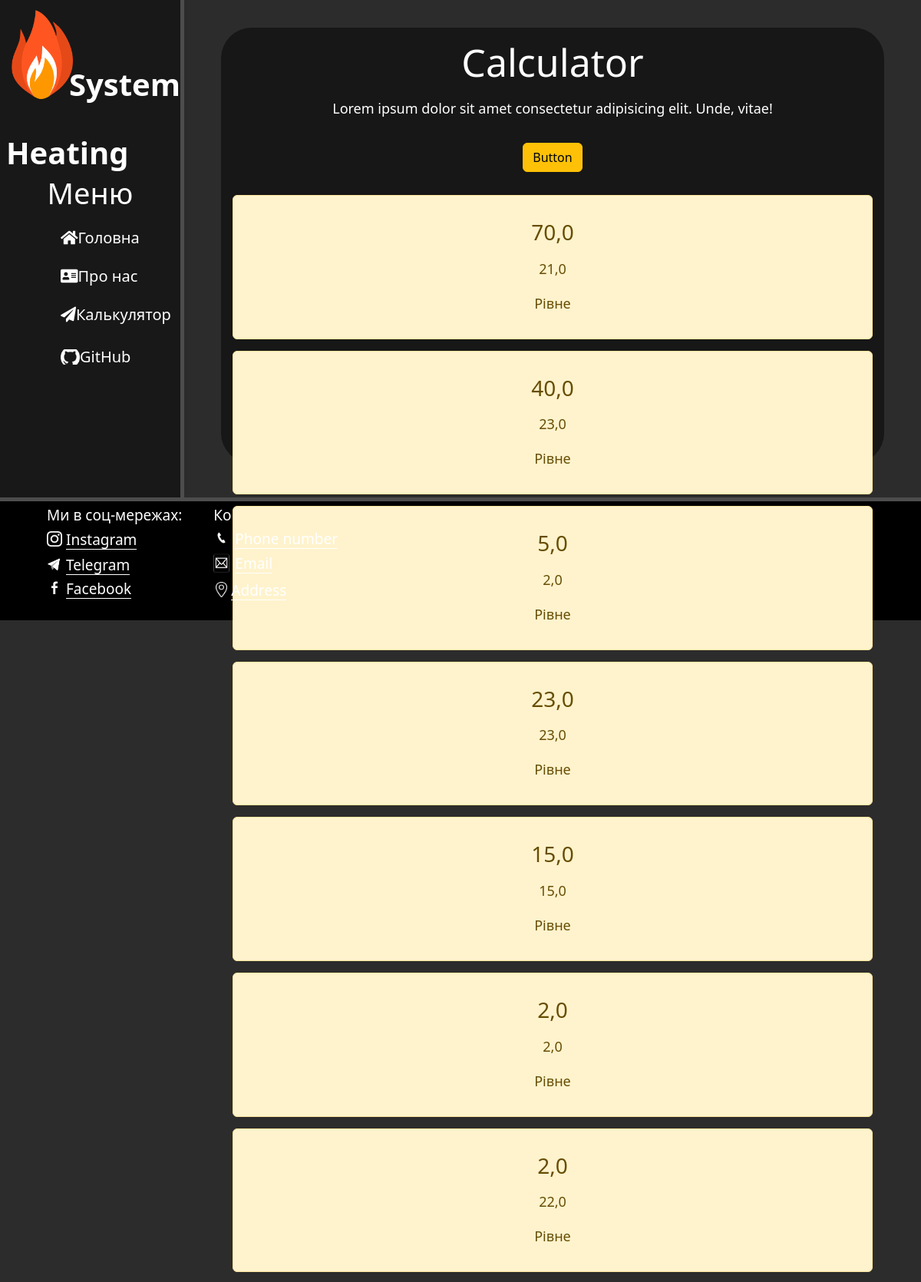
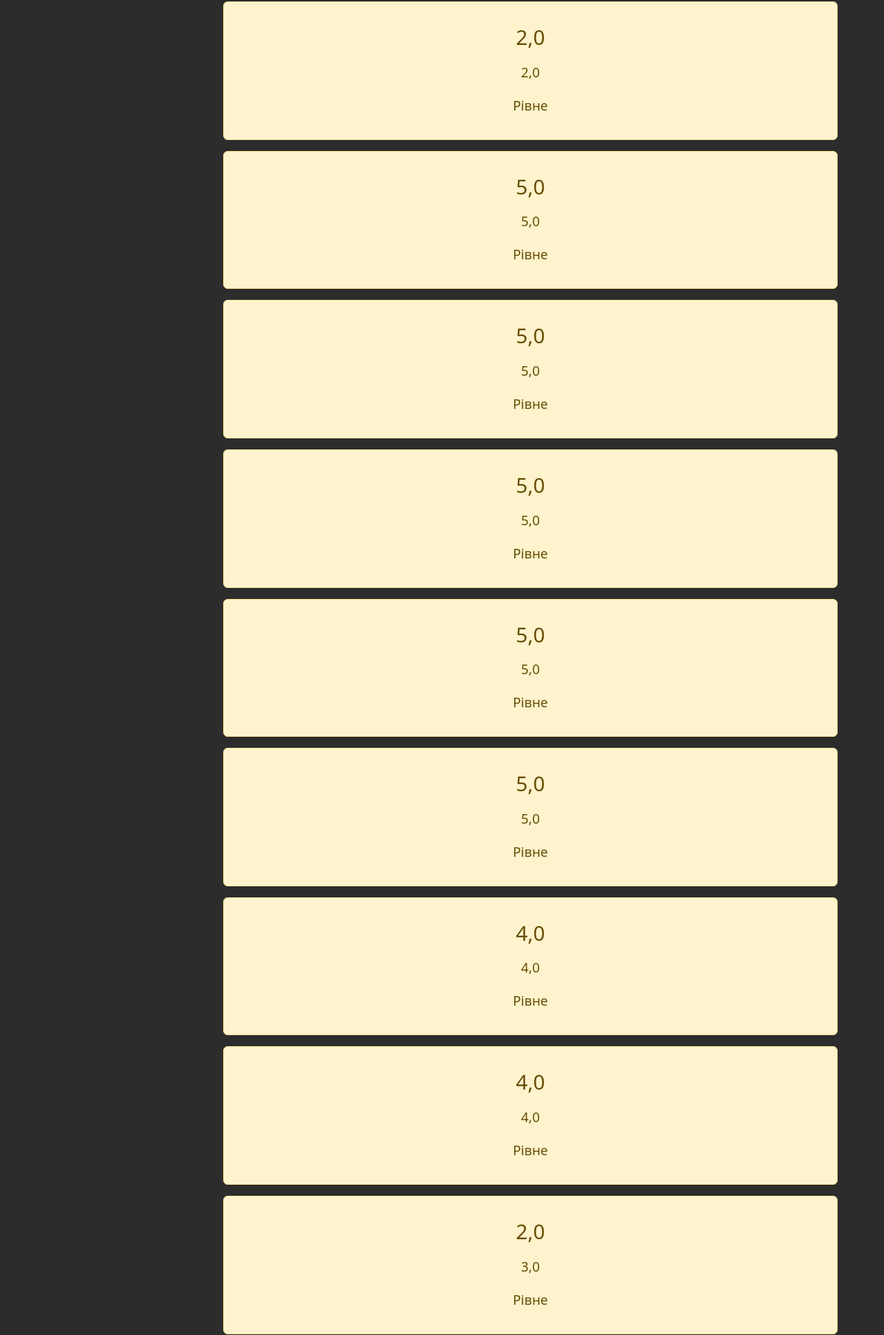
Screenshot of /calculator/ (upper part) with the database file from the repository (2 pictures, top to bottom).
### calculator/models.py (models this page shows)
class Calculation(models.Model):
    area = models.FloatField('Площа')
    tempNow = models.FloatField('Наявна температура')
    tempNeed = models.FloatField('Потрібна температура')
    city = models.CharField('Місто', max_length=250, default='Рівне')
    class Meta:
        verbose_name = 'Обрахунок'
        verbose_name_plural = 'Обрахунки'

### calculator/views.py (the view)
# urls.py: path('calculator/', include('calculator.urls')),
def calculator(request):
    data = Calculation.objects.all()
    return render(request, 'calculator/calculator.html', {'data': data})

### calculator/templates/calculator/calculator.html (shortened to what this page needs)
{% load static %}
<!DOCTYPE html>
<html lang="en">
<head>
    <link rel="stylesheet" href="https://cdn.jsdelivr.net/npm/bootstrap@5.3.2/dist/css/bootstrap.min.css">
    <link rel="stylesheet" href="{% static 'main/css/main.css' %}">
    <link rel="stylesheet" href="https://use.fontawesome.com/releases/v5.8.2/css/all.css">
</head>
<body>
    <aside>
        <img src="{% static 'main/img/Logo.png' %}" alt="">
        <span class="logo">Heating</span><br>
        <span class="logoDowm">System</span>
        <br>
        <h3>Меню</h3>
        <ul>
            <a href="{% url 'home' %}"><li><i class="fas fa-home"></i>Головна</li></a>
            <a href="{% url 'about' %}"><li><i class="fas fa-address-card"></i>Про нас</li></a>
            <a href="{% url 'calculation' %}"><li><i class="fas fa-paper-plane"></i>Калькулятор</li></a>
            <a href="https://github.com/VitaliiParkhomchuk/Coursework"><li style="margin-top: 25px; margin-right: 40px; margin-right: 100;"><img src="{% static 'main/img/pngfind.com-github-logo-png-405209.png' %}" alt="" style="width: 25px; height: 20px; margin-bottom: 5px; margin-top: 0; margin-top: 5px; margin-left: 0;"></i>GitHub</li></a>
        </ul>
    </aside>
    <main>
        <div class="features">
            <h1>Calculator</h1>
            <p>Lorem ipsum dolor sit amet consectetur adipisicing elit. Unde, vitae!</p>
            <button class="btn btn-warning">Button</button>
            {% for el in data %}
                <div class="alert alert-warning">
                    <h3>{{ el.area }}</h3>
                    <p>{{ el.tempNow }}</p>
                    <p>{{ el.city }}</p>
                </div>
            {% endfor %}
        </div>
    </main>
    <footer>
        <table>
            <tr>
                <td><h4>Ми в соц-мережах:</h4></td>
                <td><h4>Контакти:</h4></td>
            </tr>
            <tr>
                <td class="td_footer"><a href="https://www.instagram.com/nuwee_official/" target="_blank"><img src="{% static 'main/img/Instagram.png' %}" alt=""><h5>Instagram</h5></a></td>
                <td class="td_footer"><a href="tel:+123456789"><img src="{% static 'main/img/PhoneNumber.png' %}" alt="" style="width: 25px; height: 25px; margin-left: -2px;"><h5>Phone number</h5></a></td>
            </tr>
            <tr>
                <td class="td_footer"><a href="https://t.me/s/nuwee_official?q=%23%D0%BD%D0%BE%D0%B2%D0%B8%D0%BD%D0%B8%D0%9D%D0%A3%D0%92%D0%93%D0%9F" target="_blank"><img src="{% static 'main/img/Telegram.png' %}" alt=""><h5>Telegram</h5></td>
                <td class="td_footer"><a href="https://nuwm.edu.ua/university/kontakti" target="_blank"><img src="{% static 'main/img/Email.png' %}" alt="" style="width: 25px; height: 25px; margin-left: -2px;"><h5>Email</h5></a></td>
            </tr>
            <tr>
                <td class="td_footer"><a href="https://www.facebook.com/www.nuwm.edu.ua/?locale=uk_UA" target="_blank"><img src="{% static 'main/img/Facebook.png' %}" alt="" style="margin-bottom: 10px;"><h5>Facebook</h5></a></td>
                <td class="td_footer"><a href="https://www.google.com/maps/place/%D0%9D%D0%B0%D1%86%D1%96%D0%BE%D0%BD%D0%B0%D0%BB%D1%8C%D0%BD%D0%B8%D0%B9+%D1%83%D0%BD%D1%96%D0%B2%D0%B5%D1%80%D1%81%D0%B8%D1%82%D0%B5%D1%82+%D0%B2%D0%BE%D0%B4%D0%BD%D0%BE%D0%B3%D0%BE+%D0%B3%D0%BE%D1%81%D0%BF%D0%BE%D0%B4%D0%B0%D1%80%D1%81%D1%82%D0%B2%D0%B0+%D1%82%D0%B0+%D0%BF%D1%80%D0%B8%D1%80%D0%BE%D0%B4%D0%BE%D0%BA%D0%BE%D1%80%D0%B8%D1%81%D1%82%D1%83%D0%B2%D0%B0%D0%BD%D0%BD%D1%8F/@50.6179511,26.2586565,15z/data=!4m2!3m1!1s0x0:0x4d65c704c32f0238?sa=X&ved=1t:2428&ictx=111" target="_blank"><img src="{% static 'main/img/Address.png' %}" alt="" style="width: 15px; margin-left: 3px;"><h5>Address</h5></a></td>
            </tr>
        </table>
    </footer>
</body>
</html>

### main/static/main/css/main.css (style rules this page uses)
body { background-color: #2c2c2c; }
aside { float: left; background-color: #181818; width: 20%; height: 81dvh; color: #fff; border-right: 5px solid #4d4d4d; }
aside img { width: 80px; float: left; box-sizing: border-box; margin-left: 15px; margin-top: 13px; position: relative; }
aside .logo { font-size: 40px; font-weight: bold; float: left; box-sizing: border-box; margin-top: 40px; margin-left: 8px; position: relative; z-index: 1; }
aside .logoDowm { font-size: 40px; font-weight: bold; box-sizing: border-box; float: left; clear: left; margin-left: 75px; position: absolute; z-index: 2; top: 80px; left: 15px; }
aside h3 { margin-top: 150px; font-size: 38px; text-align: center; }
aside ul { list-style: none; margin-left: 20%; font-size: 20px; }
aside ul li { color: #fff; display: block; margin-top: 20px; transition: transform .6s ease; }
aside a { text-decoration: none; }
main .features { float: left; color: #fff; text-align: center; width: 72%; }
main .features h1 { font-size: 50px; }
main .features p { font-size: 18px; margin-left: 55px; margin-right: 55px; line-height: 30px; }
footer { clear: both; margin-top: 0; height: 20dvh; background-color: black; color: #fff; border-top: 5px solid #4d4d4d; }
footer table { text-align: left; margin: 10px; padding-left: 40px; margin-left: 60px; font-size: 19px; margin-top: 3px; }
footer img { width: 20px; height: 20px; margin-bottom: 5px; margin-right: 5px; }
footer td, th { padding-right: 40px; }
footer h4 { all: unset; }
footer h5 { all: unset; position: relative; }
footer h5::after { content: ''; position: absolute; left: 0; bottom: 0; width: 100%; border-bottom: 1px solid #fff; }
.features { background-color: rgba(3, 2, 2, 0.5); border-radius: 40px; margin-left: 4%; margin-top: 3%; margin-bottom: 2%; height: 71dvh }
.features * { margin: 15px; }
main { height: 81dvh; }
body { overflow-y: hidden; }
footer a, td, h5 { text-decoration: none; color: #fff; transition: transform .6s ease; }

### rows the page displays
Calculation: area "70,0", tempNow "21,0", city "Рівне"
Calculation: area "40,0", tempNow "23,0", city "Рівне"
Calculation: area "5,0", tempNow "2,0", city "Рівне"
Calculation: area "23,0", tempNow "23,0", city "Рівне"
Calculation: area "15,0", tempNow "15,0", city "Рівне"
Calculation: area "2,0", tempNow "2,0", city "Рівне"
Calculation: area "2,0", tempNow "22,0", city "Рівне"
Calculation: area "2,0", tempNow "2,0", city "Рівне"
Calculation: area "5,0", tempNow "5,0", city "Рівне"
Calculation: area "5,0", tempNow "5,0", city "Рівне"
Calculation: area "5,0", tempNow "5,0", city "Рівне"
Calculation: area "5,0", tempNow "5,0", city "Рівне"
Calculation: area "5,0", tempNow "5,0", city "Рівне"
Calculation: area "4,0", tempNow "4,0", city "Рівне"
Calculation: area "4,0", tempNow "4,0", city "Рівне"
Calculation: area "2,0", tempNow "3,0", city "Рівне"
